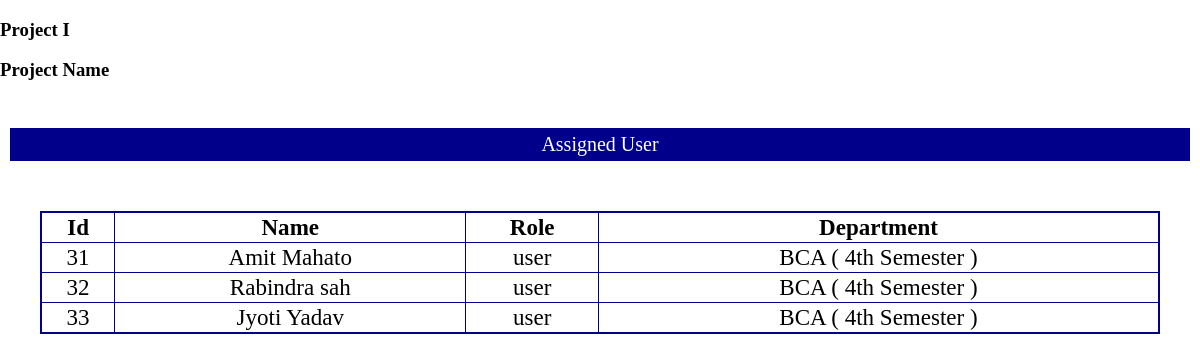
The app's page /Assignment/assigned_user.php?p_id=6 (signed in), older data.
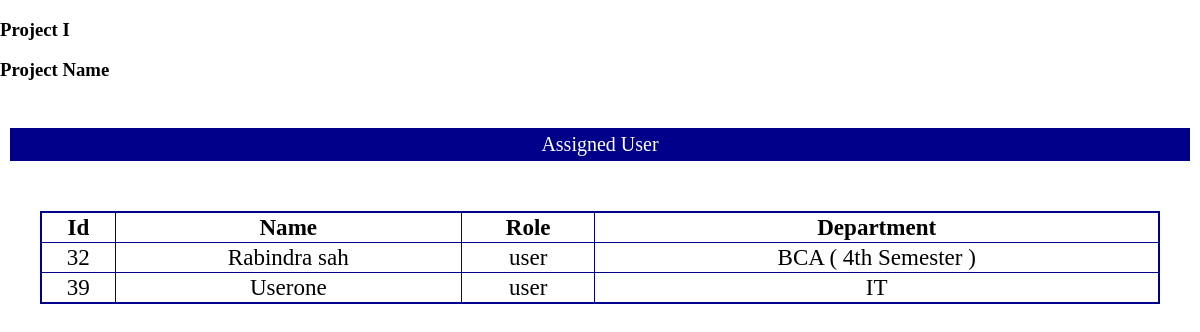
The same page, newer data.
### tables this page shows
CREATE TABLE `assigned_member` (
  `Id` int(11) NOT NULL,
  `user_id` int(11) DEFAULT 0,
  `project_id` int(11) DEFAULT 0,
  `foreman_id` int(11) DEFAULT 0,
  `main_task_id` int(11) NOT NULL
);

CREATE TABLE `users` (
  `id` int(11) NOT NULL,
  `fullname` varchar(255) NOT NULL,
  `email` varchar(50) DEFAULT NULL,
  `phone` int(11) DEFAULT NULL,
  `address` varchar(255) NOT NULL,
  `username` varchar(255) DEFAULT NULL,
  `password` varchar(255) DEFAULT NULL,
  `department_id` int(11) DEFAULT NULL,
  `role` varchar(20) NOT NULL,
  `created_date` timestamp NOT NULL DEFAULT current_timestamp() ON UPDATE current_timestamp()
);

CREATE TABLE `department` (
  `dpt_id` int(11) NOT NULL,
  `department_name` varchar(255) NOT NULL,
  `created_date` timestamp NOT NULL DEFAULT current_timestamp() ON UPDATE current_timestamp()
);

### Assignment/assigned_user.php (the view, shortened to what this page needs)
<?php
include '../dbconnect/dbconnect.php';
$project_id = $_GET['p_id'];
   $userType = $_SESSION["user_type"];
?>
<!DOCTYPE html>
<html lang="en">
<head>
    <link rel="stylesheet" href="../css/project_details.css">
    <link rel="stylesheet" href="../css/assignment.css">
</head>
<body>
    <?php
if($userType== "admin" || $userType== "foreman" || $userType=="user")
        { ?>
    <?php
        include "./header/header.php";
    ?>
        <?php
        if(!($userType=='user')){?>
        <div class="layout">
                <a href="./userAssignProject.php?p_id=<?php echo $project_id ?>" id="assign_user">Assign</a>
                <a href="./unassign.php?p_id=<?php echo $project_id; ?>" id="assign_user">UnAssign</a>
                 </div>
            <?php
            }?>
        <center><div Class="user_nav">Assigned User</div></center>
        <div class='showuser'>
            <div class="usertableview">
                <form action="" method="POST">
                    <table border="1">
                        <?php
                            $query_assigned_view="SELECT * from assigned_member where project_id='$project_id'";
                            $result_assigned=mysqli_query($conn,$query_assigned_view);
                            $num_assigned=mysqli_num_rows($result_assigned);
                            if($num_assigned>0)
                            {?>
                             <tr>
                                <th>Id</th>
                                <th>Name</th>
                                <th>Role</th>
                                <th>Department</th>
                                </tr>
                                <?php
                                while($row=mysqli_fetch_assoc($result_assigned))
                                {
                                    $assigned_user_id=$row['user_id'];
                                    if($assigned_user_id=='0')
                                    {
                                    }
                                    else if(!$assigned_user_id=='0')
                                    {
                                        $query_users_view="SELECT * from users where id='$assigned_user_id'";
                                        $result_view=mysqli_query($conn,$query_users_view);
                                        $num_view=mysqli_num_rows($result_view);
                                        if($num_view>0)
                                        {
                                            while($row=mysqli_fetch_assoc($result_view))
                                            {
                                                $user_id=$row['id'];
                                                $fullname=$row['fullname'];
                                                $role=$row['role'];
                                                $dpt_id=$row['department_id'];
                                            }
                                        }
                                        ?>
                                        <tr>
                                            <td><?php echo  $user_id ?></td>
                                            <td><?php echo $fullname  ?></td>
                                            <td><?php echo $role ?></td>
                                        <?php
                                            $query_department_view="SELECT * from department where dpt_id='$dpt_id'";
                                            $dpt_result_view=mysqli_query($conn,$query_department_view);
                                                $row=mysqli_fetch_assoc($dpt_result_view);
                                                    $dpt_name=$row['department_name'];
                                        ?>
                                        <td><?php echo $dpt_name ?></td>
                                        </tr>
                                        <?php
                                    }
                                }
                            }
                            else
                            {
                                echo "No Assigned Member Found.";
                            }
                        ?>
                    </table>
            </div>
        </div>
    <?php
    }
    else
    { echo "Access Forbidden";
    }?>
</body>
</html>

Row changes from the older to the newer data that the page shows:
removed assigned_member: user "31", user.fullname "Amit Mahato", user.role "user", department.department_name "BCA ( 4th Semester )"
removed assigned_member: user "33", user.fullname "Jyoti Yadav", user.role "user", department.department_name "BCA ( 4th Semester )"
added assigned_member: user "39", user.fullname "Userone", user.role "user", department.department_name "IT"
